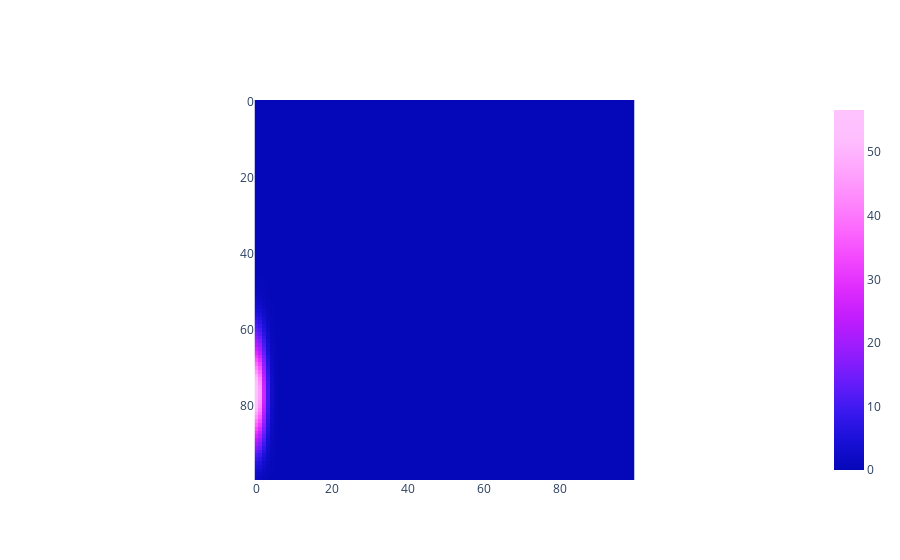

Here is the notebook cell this chart was saved with:
### Code cell
plot_heatmap(Per_images_slugging[96,0], colorscale='plotly3', origin='upper', title=None, plotly_params=None)

### Figure 1 — Plotly figure (JSON) as saved in the notebook; plotly's stock layout.template omitted (floating-point values rounded to 4 significant figures; data arrays with more than 128 entries replaced by an {"elided": "..."} marker saying what was removed)
{"data": [{"colorscale": [[0, "#0508b8"], [0.08333, "#1910d8"], [0.1667, "#3c19f0"], [0.25, "#6b1cfb"], [0.3333, "#981cfd"], [0.4167, "#bf1cfd"], [0.5, "#dd2bfd"], [0.5833, "#f246fe"], [0.6667, "#fc67fd"], [0.75, "#fe88fc"], [0.8333, "#fea5fd"], [0.9167, "#febefe"], [1, "#fec3fe"]], "type": "heatmap", "z": {"elided": "100x100 float values"}}], "layout": {"plot_bgcolor": "white", "xaxis": {"constrain": "domain", "scaleanchor": "y"}, "yaxis": {"autorange": "reversed", "constrain": "domain"}}}
